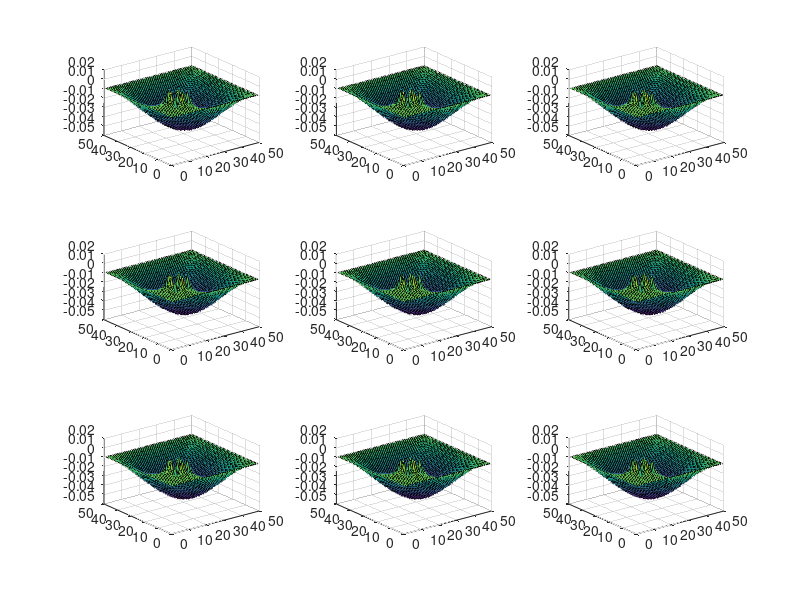

Recreate this plot in MATLAB.
% PA_5
% Connor Warden

close all;clc;clear all;

nx = 50;
ny = 50;

g = sparse(nx*ny, nx*ny);
v = zeros(1, nx*ny);

% for i = 1:(nx^2)
%     for j = 1:(ny^2)
%         g(i,j) = 0;
%         if i == j && (i ~= 1 || i ~= nx^2) 
%             g(i,j) = 1;
%         end
%     end
% end

for i = 1:(nx)
    
    for j = 1:(ny)
        
        n = i + (j-1)*ny;
        
        if i == 1
            
            g(n,:) = 0;
            g(n,n) = 1;  
            
        elseif i == nx
            
            g(n,:) = 0;
            g(n,n) = 1;
            
        elseif j == 1
            
            g(n,:) = 0;
            g(n,n) = 1;
            
        elseif j == ny
            
            g(n,:) = 0;
            g(n,n) = 1;
            
        else
            nxm = i + (j-2)*ny;
            nxp = i + j*ny;
            nym =i-1 + (j-1)*ny;
            nyp = i+1 + (j-1)*ny;
            
            g(n,n) = -4;
            
            if(i>10 && i<20 && j>10 && j<20)
                g(n,n) = -2;
            end
            
            g(n, nxm) = 1;
            g(n, nxp) = 1;
            g(n, nym) = 1;
            g(n, nyp) = 1;
        end   
    end
end

spy(g)

[E,D] = eigs(g, 9, 'SM');

E1 = reshape(E(:,1), [nx ny]);
E2 = reshape(E(:,1), [nx ny]);
E3 = reshape(E(:,1), [nx ny]);
E4 = reshape(E(:,1), [nx ny]);
E5 = reshape(E(:,1), [nx ny]);
E6 = reshape(E(:,1), [nx ny]);
E7 = reshape(E(:,1), [nx ny]);
E8 = reshape(E(:,1), [nx ny]);
E9 = reshape(E(:,1), [nx ny]);

subplot(3,3,1);
surf(E1);
subplot(3,3,2);
surf(E2);
subplot(3,3,3);
surf(E3);
subplot(3,3,4);
surf(E4);
subplot(3,3,5);
surf(E5);
subplot(3,3,6);
surf(E6);
subplot(3,3,7);
surf(E7);
subplot(3,3,8);
surf(E8);
subplot(3,3,9);
surf(E9);



